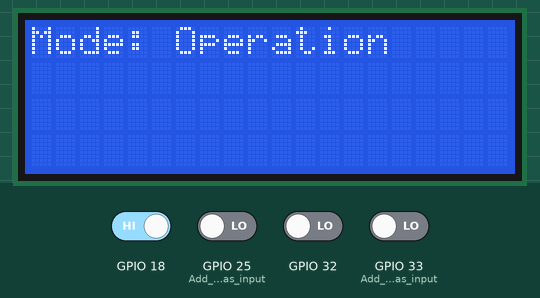
This sketch was run on a simulated ESP32. On the bench: 20×4 character LCD. The test bench sets the inputs (shaded band); at power-on: GPIO 18 HIGH, GPIO 25 (Add_GPIO_25_as_input), GPIO 32, GPIO 33 (Add_GPIO_33_as_input) LOW. WiFi joins after 1.5 s; servers stay silent unless stated; what the sketch prints to the serial monitor is not drawn.

Above: at 3.2 s.
3.3 s: GPIO 18 driven LOW
At 8.7 s:
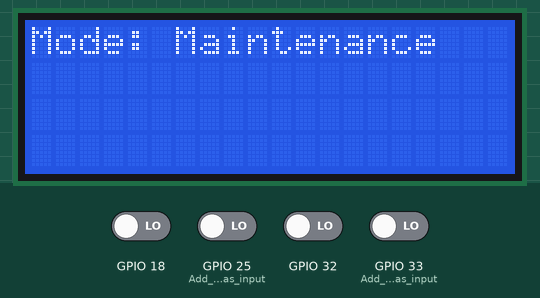
10.0 s: GPIO 18 driven HIGH
At 15.1 s:
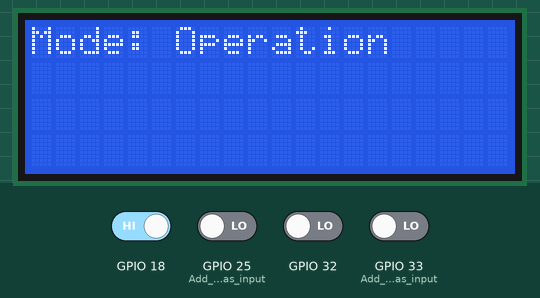
16.7 s: GPIO 32 driven HIGH
At 21.4 s:
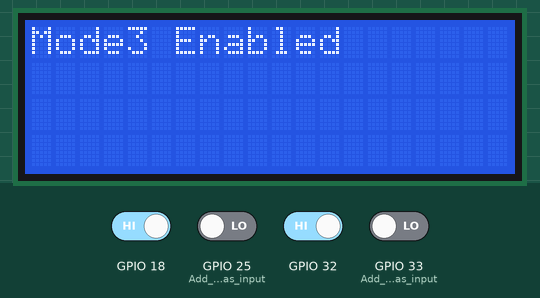
23.4 s: GPIO 33 (Add_GPIO_33_as_input) driven HIGH
At 26.6 s:
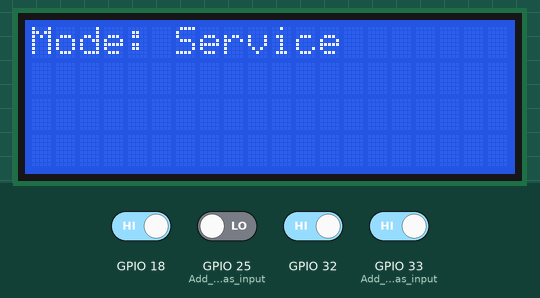
30.1 s: GPIO 33 (Add_GPIO_33_as_input) driven LOW
At 32.9 s:
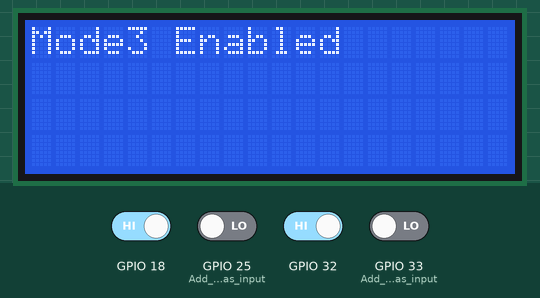
Timing chart, 0 to 34.4 s (numbered marks = the images above; inputs shaded):
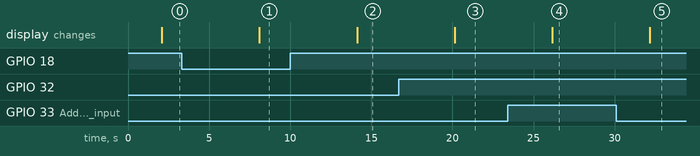

The sketch:

auto_update_lcd.ino
```cpp
#include <WiFi.h>
#include <WebServer.h>
#include <Wire.h> // Include the Wire library for I2C communication
#include <LiquidCrystal_I2C.h> // Include the LiquidCrystal_I2C library for I2C LCD

const char* ssid = "SUKRIT";
const char* password = "Sukrit@2023";

WebServer server(80);

IPAddress staticIP(192, 168, 1, 16); // Static IP address
IPAddress gateway(192, 168, 1, 1);    // Gateway IP address
IPAddress subnet(255, 255, 255, 0);   // Subnet mask

// Initialize the LCD with its I2C address and dimensions (20x4)
LiquidCrystal_I2C lcd(0x27, 20, 4);

int activeMode = 0; // Variable to track the active mode
unsigned long lastRefreshTime = 0; // Variable to store the last refresh time

void setup() {
  Serial.begin(115200);
  pinMode(18, INPUT);
  pinMode(32, INPUT);
  pinMode(33, INPUT); // Add GPIO 33 as input
  pinMode(25, INPUT); // Add GPIO 25 as input
  pinMode(26, INPUT); // Add GPIO 26 as input

  // Initialize the LCD
  lcd.init();
  lcd.backlight(); // Turn on the backlight

  // Set static IP configuration
  WiFi.config(staticIP, gateway, subnet);

  // Connect to Wi-Fi
  WiFi.begin(ssid, password);
  while (WiFi.status() != WL_CONNECTED) {
    delay(1000);
    Serial.println("Connecting to WiFi..");
  }

  Serial.println("Connected to WiFi");
  Serial.println(WiFi.localIP());
  // Define web server routes
  server.on("/", HTTP_GET, handleRoot);
  server.on("/check_pin", HTTP_GET, handleCheckPin);
  server.on("/check_pin_32", HTTP_GET, handleCheckPin32); // Route for GPIO 32
  server.on("/check_pin_33", HTTP_GET, handleCheckPin33); // Route for GPIO 33
  server.on("/check_pin_25", HTTP_GET, handleCheckPin25); // Route for GPIO 25
  server.on("/check_pin_26", HTTP_GET, handleCheckPin26); // Route for GPIO 26

  server.begin();
}

void loop() {
  server.handleClient();
  updateLCDBasedOnPinState(); // Update LCD based on pin states

  // Check if 15 seconds have elapsed since the last refresh
  if (millis() - lastRefreshTime >= 120000) {
    lastRefreshTime = millis();
    updateLCDBasedOnPinState(); // Refresh LCD
  }
  delay(6000);
}

void updateLCDBasedOnPinState() {
  // Check each pin and update LCD based on its state
  if (digitalRead(18) == LOW) {
    activeMode = 1;
    updateLCD("Mode: Maintenance");
  } else if (digitalRead(32) == LOW) {
    activeMode = 2;
    updateLCD("Mode: Operation");
  } else if (digitalRead(33) == LOW) {
    activeMode = 3;
    updateLCD("Mode3 Enabled");
  } else if (digitalRead(25) == LOW) {
    activeMode = 4;
    updateLCD("Mode: Service");
  } else if (digitalRead(26) == LOW) {
    activeMode = 5;
    updateLCD("Mode5 Enabled");
  } else {
    activeMode = 0;
    lcd.clear();
  }
}

void updateLCD(const char* message) {
  lcd.clear();
  lcd.setCursor(0, 0);
  lcd.print(message);
}

void handleRoot() {
  server.send(200, "text/plain", "Hello from ESP32!");
}

void handleCheckPin() {
  server.send(200, "text/plain", (activeMode == 1) ? "Maintenance Mode Enabled" : "Maintenance Mode Disabled");
}

void handleCheckPin32() {
  server.send(200, "text/plain", (activeMode == 2) ? "Operation Mode Enabled" : "Operation Mode Disabled");
}

void handleCheckPin33() {
  server.send(200, "text/plain", (activeMode == 3) ? "Mode3 Enabled" : "Mode3 Disabled");
}

void handleCheckPin25() {
  server.send(200, "text/plain", (activeMode == 4) ? "Service Mode Enabled" : "Service Mode Disabled");
}

void handleCheckPin26() {
  server.send(200, "text/plain", (activeMode == 5) ? "Mode5 Enabled" : "Mode5 Disabled");
}
```

Measured:
- after the input at 3.3 s, the display: changes after 4.8 s (image 1)
- after the input at 10.0 s, the display: changes after 4.1 s (image 2)
- after the input at 16.7 s, the display: changes after 3.4 s (image 3)
- after the input at 23.4 s, the display: changes after 2.8 s (image 4)
- after the input at 30.1 s, the display: changes after 2.1 s (image 5)
